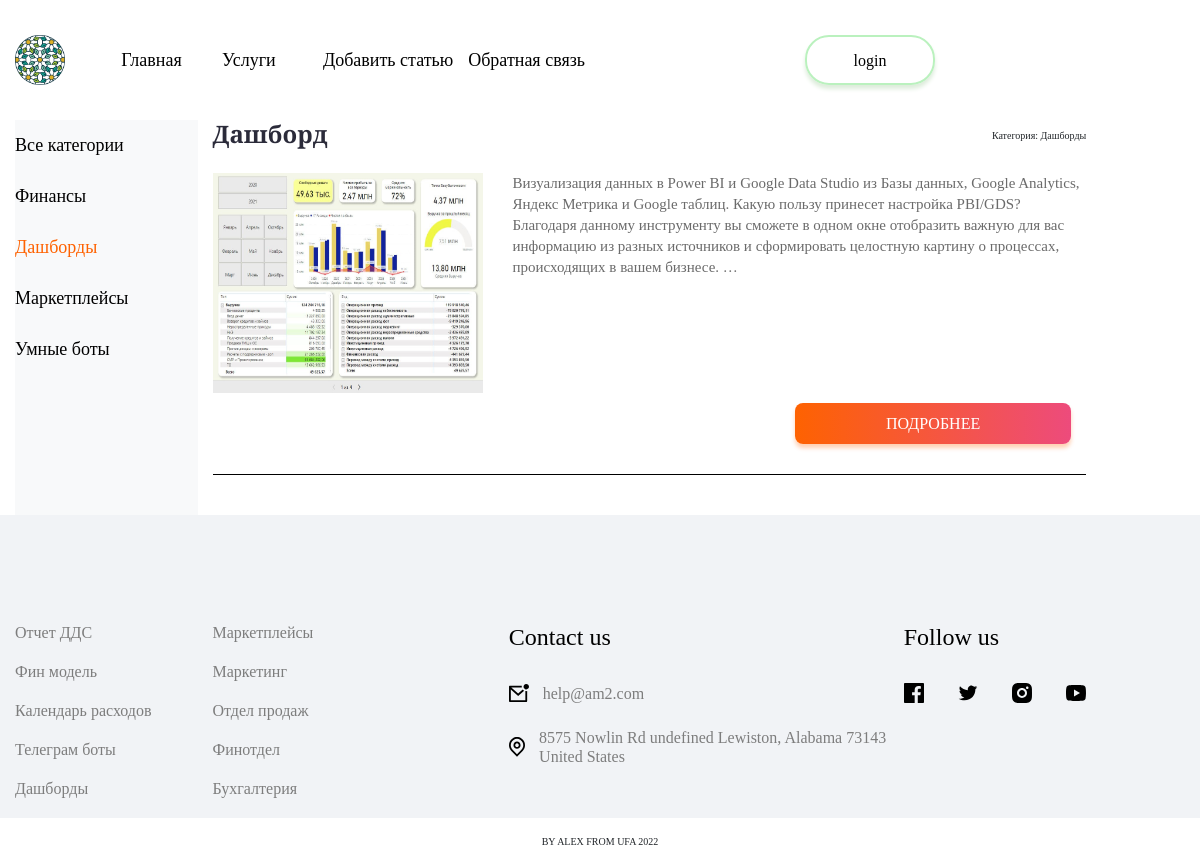
The app's page /category/2/ with its own data.
### algoritm/models.py (models this page shows, shortened)
class Category(models.Model):
    name = models.CharField(max_length=100, db_index=True, verbose_name='Категория')
    def __str__(self):
        return self.name
    def get_absolute_url(self):
        return reverse('category', kwargs={'cat_id': self.pk})
    class Meta:
        verbose_name = "Категория"
        verbose_name_plural = "Категории"
        ordering  = ['id']

class Boards(models.Model):
    title = models.CharField(max_length=255, verbose_name='Заголовок')
    content = models.TextField(blank=True, verbose_name='Текст статьи')
    photo = models.ImageField(upload_to='photos/%Y/%m/%d/', verbose_name='Фото')
    time_create = models.DateTimeField(auto_now_add=True, verbose_name='Время создания')
    time_update = models.DateTimeField(auto_now=True, verbose_name='Время изменения')
    is_published = models.BooleanField(default=True, verbose_name='Публикация')
    cat = models.ForeignKey('Category', on_delete=models.PROTECT, null=True, verbose_name='Категория')
    def get_absolute_url(self):
        return reverse('post', kwargs={'post_id': self.pk})
    class Meta:
        verbose_name = 'Наши услуги'
        verbose_name_plural = 'Наши услуги'

### algoritm/views.py (the view)
# urls.py: path('category/<int:cat_id>/', show_category, name='category'),
def show_category(request, cat_id):
    posts = Boards.objects.filter(cat_id=cat_id)
    cats = Category.objects.all()
    if len(posts) == 0:
        raise Http404()
    context = {
        'posts': posts,
        'cats': cats,
        'menu': menu,
        'title': 'Отображение по категориям',
        'cat_selected': cat_id,
    }
    return render(request, 'algoritm/products.html', context=context)

### algoritm/templates/algoritm/products.html
{% extends 'algoritm/base.html' %}
{% block content%}
<section class="container content__block">
        <div class="row">
            <div class="col-md-2 col-sm-4 m-10">
                <nav class ="bg-light menu-vertical mb-5 h-100">
                    <ul class ="nav navbar-nav">
                        {% if cat_selected == 0 %}
                            <li class ="menu__item_verical  mb-4 mt-4">Все категории</li>
                        {% else %}
                            <li class="mb-4 mt-4"><a class ="menu__link_verical" href="{% url 'products' %}">Все категории</a></li>
                        {% endif %}
                        {% for c in cats %}
                            {% if c.pk == cat_selected %}
                                <li class ="menu__item_verical mb-4 mt-4">{{ c.name }}</li>
                            {% else %}
                                <li class="mb-4 mt-4"><a class ="menu__link_verical" href="{{ c.get_absolute_url }}">{{ c.name }}</a></li>
                            {% endif %}
                        {% endfor %}
                    </ul>
                </nav>
            </div>
            <ul class="col-9">
                {% for p in posts%}
                    <li class="container post__area">
                        <div class="d-flex flex-row title__row">
                            <h4 class="content__title">{{ p.title }}</h4>
                            <p>Категория: {{ p.cat}}</p>
                        </div>
                        <div class ="container">
                            {%if p.photo %}
                                <img class="image_preview img-responsive" src="{{ p.photo.url }}">
                            {% else %}
                                <img class="image_preview img-responsive" src="../../static/algoritm/images/dashboard.jpg">
                            {% endif %}
                            <p class="content__block-text"> {{ p.content|truncatewords:50 }}  </p>
                        </div>
                        <div class="row justify-content-end mb-5 button__block">
                            <div class="col-lg-4 col-sm-3">
                                <a href="{{ p.get_absolute_url }}" class="banner__link button_orange">Подробнее</a>
                            </div>
                        </div>
                    </li>
                {% endfor %}
            </ul>
        </div>
    </section>
{% endblock content%}

### algoritm/static/algoritm/css/style.css (style rules this page uses)
.banner__link { font-style: normal; font-weight: 500; font-size: 1.6rem; line-height: 1.9rem; text-align: center; text-transform: uppercase; color: #FFFFFF; text-decoration: none; }
@media screen and (min-width: 1200px) { .container { max-width: 1170px; padding: 0; } }

### algoritm/static/algoritm/css/main.css (style rules this page uses)
:root { font-size: 10px; }
body { margin: 0; font-family: 'Playfair Display'; }
.button_orange { height: 4.1rem; background: linear-gradient(90.08deg, #FE6201 0.05%, #ED4B7C 99.92%); box-shadow: 0rem .4rem .4rem rgba(254, 98, 1, 0.3); border-radius: .8rem; display: grid; align-items: center; justify-items: center; text-decoration: none; transition: background-color 0.6s ease, color 0.6s ease; }

### algoritm/static/algoritm/css/products.css (style rules this page uses)
.content__block { margin-top: 12rem; }
.menu__item_verical { text-decoration: none; font-style: normal; font-weight: 400; font-size: 1.8rem; line-height: 2.1rem; color: #FE6201; white-space: nowrap; margin: 1rem 0; }
.menu__link_verical { text-decoration: none; font-style: normal; font-weight: 400; font-size: 1.8rem; line-height: 2.1rem; color: #000000; white-space: nowrap; }
.post__area { text-decoration: none; list-style: none; margin-bottom: 3rem; border-bottom: .1rem solid black; }
.title__row { justify-content: space-between; align-items: end; }
.content__title { font-weight: 700; font-size: 2.4rem; line-height: 2.8rem; color: #2B2B3A; }
.image_preview { max-width: 30rem; height: 23rem; float: left; padding: 0 3rem 1rem 0; }
.content__block-text { min-height: 20rem; font-weight: normal; font-size: 1.5rem; line-height: 2.1rem; color: #6B6B6B; margin: 2rem 0 0 0; padding-bottom: 2rem; }
.button__block { width: 100%; }

### records on screen
Category: name "Финансы"
Category: name "Дашборды"
Category: name "Маркетплейсы"
Category: name "Умные боты"
Boards: title "Дашборд", cat "Дашборды", photo (picture), content "Визуализация данных в Power BI и Google Data Studio из Базы данных, Google Analytics, Яндекс Метрика и Google таблиц. Какую пользу принесет настройка PBI/GDS? Благодаря данному инструменту вы сможете в одном окне отобразить важную для вас информацию из разных источников и сформировать целостную картину о процессах, происходящих в вашем бизнесе. …"

### other values on screen
{{ m.title }} "Главная" "Услуги" "Добавить статью" "Обратная связь"
